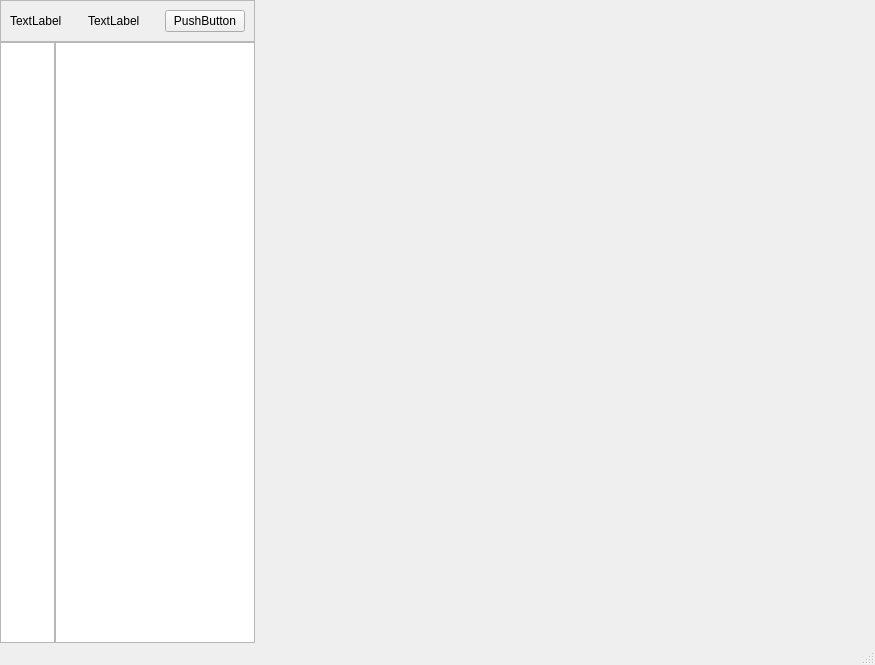
<?xml version="1.0" encoding="UTF-8"?>
<ui version="4.0">
 <class>MainWindow</class>
 <widget class="QMainWindow" name="MainWindow">
  <property name="geometry">
   <rect>
    <x>0</x>
    <y>0</y>
    <width>875</width>
    <height>665</height>
   </rect>
  </property>
  <property name="windowTitle">
   <string>MainWindow</string>
  </property>
  <widget class="QWidget" name="centralwidget">
   <layout class="QGridLayout" name="gridLayout">
    <property name="leftMargin">
     <number>0</number>
    </property>
    <property name="topMargin">
     <number>0</number>
    </property>
    <property name="rightMargin">
     <number>0</number>
    </property>
    <property name="bottomMargin">
     <number>0</number>
    </property>
    <property name="spacing">
     <number>0</number>
    </property>
    <item row="0" column="0" colspan="2">
     <widget class="QFrame" name="title_frame">
      <property name="frameShape">
       <enum>QFrame::Shape::StyledPanel</enum>
      </property>
      <property name="frameShadow">
       <enum>QFrame::Shadow::Raised</enum>
      </property>
      <layout class="QHBoxLayout" name="horizontalLayout">
       <item>
        <widget class="QLabel" name="title_icon">
         <property name="text">
          <string>TextLabel</string>
         </property>
        </widget>
       </item>
       <item>
        <widget class="QLabel" name="title_label">
         <property name="text">
          <string>TextLabel</string>
         </property>
        </widget>
       </item>
       <item>
        <widget class="QPushButton" name="menu_btn">
         <property name="text">
          <string>PushButton</string>
         </property>
        </widget>
       </item>
      </layout>
     </widget>
    </item>
    <item row="0" column="2" rowspan="2">
     <widget class="QStackedWidget" name="stackedWidget">
      <widget class="QWidget" name="page"/>
      <widget class="QWidget" name="page_2"/>
     </widget>
    </item>
    <item row="1" column="0">
     <widget class="QListWidget" name="listWidget_collapsed">
      <property name="maximumSize">
       <size>
        <width>55</width>
        <height>16777215</height>
       </size>
      </property>
     </widget>
    </item>
    <item row="1" column="1">
     <widget class="QListWidget" name="listWidget">
      <property name="maximumSize">
       <size>
        <width>200</width>
        <height>16777215</height>
       </size>
      </property>
     </widget>
    </item>
   </layout>
  </widget>
  <widget class="QMenuBar" name="menubar">
   <property name="geometry">
    <rect>
     <x>0</x>
     <y>0</y>
     <width>875</width>
     <height>22</height>
    </rect>
   </property>
  </widget>
  <widget class="QStatusBar" name="statusbar"/>
 </widget>
 <resources/>
 <connections/>
</ui>
